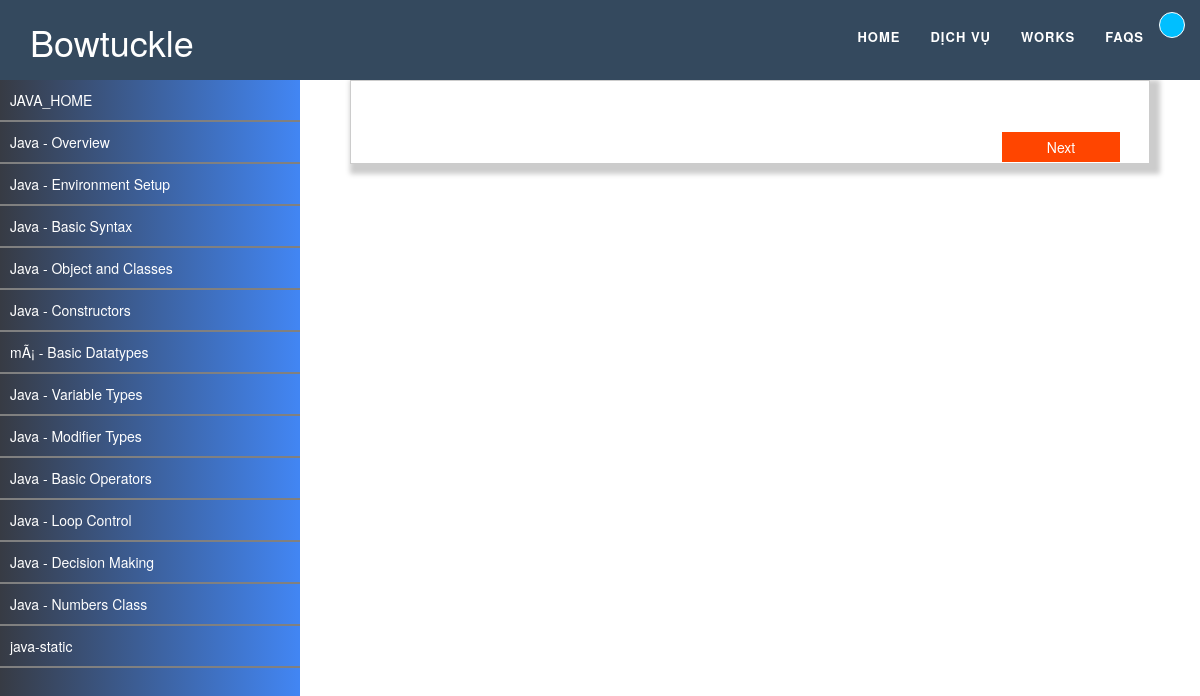
Page /programming/java/java_programming.php?course_name=java on the committed database.
### tables this page shows
CREATE TABLE IF NOT EXISTS `courses` (
`id` int(11) NOT NULL,
  `topic_name` varchar(255) NOT NULL,
  `description` text NOT NULL,
  `course_name` varchar(255) NOT NULL
);

### programming/java/java_programming.php (the view, shortened to what this page needs)
<!DOCTYPE html>
<html>
<head>
    <link rel="stylesheet" type="text/css" href="../..//css/java_programming.css">
    <link rel="stylesheet" href="https://maxcdn.bootstrapcdn.com/bootstrap/3.3.7/css/bootstrap.min.css">
    <link rel="stylesheet" href="https://cdnjs.cloudflare.com/ajax/libs/font-awesome/4.7.0/css/font-awesome.min.css">
</head>
<body>
    <nav class="navbar navbar-inverse navbar-fixed-top" style="height: 80px;">
        <div class="container">
            <div class="navbar-header">
                <h1 style="color: white;margin-top: 10px;" id="myhead">Bowtuckle</h1>
            </div>
            <div class="collapse navbar-collapse" id="navi">
                <ul class="nav navbar-nav navbar-right">
                    <li> <a href="../../index.php">Home</a></li>
                    <li> <a href="../../index.php#myservice_section">Dịch vụ</a></li>
                    <li> <a href="../../index.php#work">Works</a></li>
                    <li> <a href="../../index.php#myfaq">FAQs</a></li>
                    <li> <a href="" id="our-location" class="btn-success" data-target="#mymodal"
                            data-toggle="modal"><?php echo $_SESSION['username'];   ?></a></li>
                </ul>
            </div>
        </div>
    </nav>
    <div class="sidemenu" id="sidebarleftmenu">
        <ul class="sidemenulist">
            <?php
                $con=mysqli_connect('localhost','root');
                mysqli_select_db($con,'uniquedeveloper');
                $course_name=$_GET['course_name'];
                $q="select * from courses where course_name='$course_name'";
                $result=mysqli_query($con,$q);
                while ($res=mysqli_fetch_array($result)) {
            ?>
            <form action="fetch_main_content.php" method="POST">
                <button style="background-color: transparent;border: none;text-align:left;color: white;">
                    <li style="width: 300px;"><?php echo $res['topic_name']; ?></li>
                </button>
            </form>
            <?php } ?>
        </ul>
    </div>
    <div id="mainpagecontent" class="shadow">
        <button id="btn_next">Next</button>
    </div>
</body>
</html>

### css/java_programming.css (style rules this page uses)
* { margin: 0px; padding: 0px; box-sizing: border-box; }
body { background-color: red; }
.navbar { padding: 12px 0px; background-color: #34495e !important; border-bottom: none !important; transition: all 0.5s ease-in-out; }
ul li a { color: white !important; font-weight: bold; font-size: 13px; text-transform: uppercase; letter-spacing: 1px; transition: all 0.5s ease-in; }
#our-location { border: 1px solid white; border-radius: 45px; padding: 12px 12px 12px 12px; background: deepskyblue !important; }
.navbar { width: 100%; height: 60px; background: #34495e; border-radius: 0px 0px 0px 0px; position: fixed; box-sizing: border-box; }
.sidemenu { height: 100%; background-color: #142b3d; width: 0px; position: fixed; top: 80px; left: 0; overflow-x: hidden; transition: all 0.6s; }
.sidemenu ul li { padding: 10px; width: 300px; border-bottom: 2px solid grey; transition: all 0.6s; cursor: pointer; }
#mainpagecontent { height: 650px; background-color: white; margin-top: 280px; border-style: solid; border-width: 1px; border-color: #ccc !important; width: 800px; margin-left: 350px !important; background-color: rgba(44, 58, 81, 0.9); }
#sidebarleftmenu { width: 300px; }
#btn_next { margin-left: 650px; width: 120px !important; height: 32px !important; margin-top: 40px; color: white; background-color: orangered; border: 1px solid white !important; }

### programming/java/java_programming.php (style rules this page uses)
#sidebarleftmenu { background: #373b44; background: -webkit-linear-gradient(to right, #373b44, #4286f4); background: linear-gradient(to right, #373b44, #4286f4); }
#mainpagecontent { background-color: white; margin-top: 80px; height: auto; box-shadow: 5px 5px 5px 5px #ccc; border-color: #ccc; }

### rows in the picture
courses: topic_name "JAVA_HOME"
courses: topic_name "Java - Overview"
courses: topic_name "Java - Environment Setup"
courses: topic_name "Java - Basic Syntax"
courses: topic_name "Java - Object and Classes"
courses: topic_name "Java - Constructors"
courses: topic_name "mÃ¡ - Basic Datatypes"
courses: topic_name "Java - Variable Types"
courses: topic_name "Java - Modifier Types"
courses: topic_name "Java - Basic Operators"
courses: topic_name "Java - Loop Control"
courses: topic_name "Java - Decision Making"
courses: topic_name "Java - Numbers Class"
courses: topic_name "java-static"
